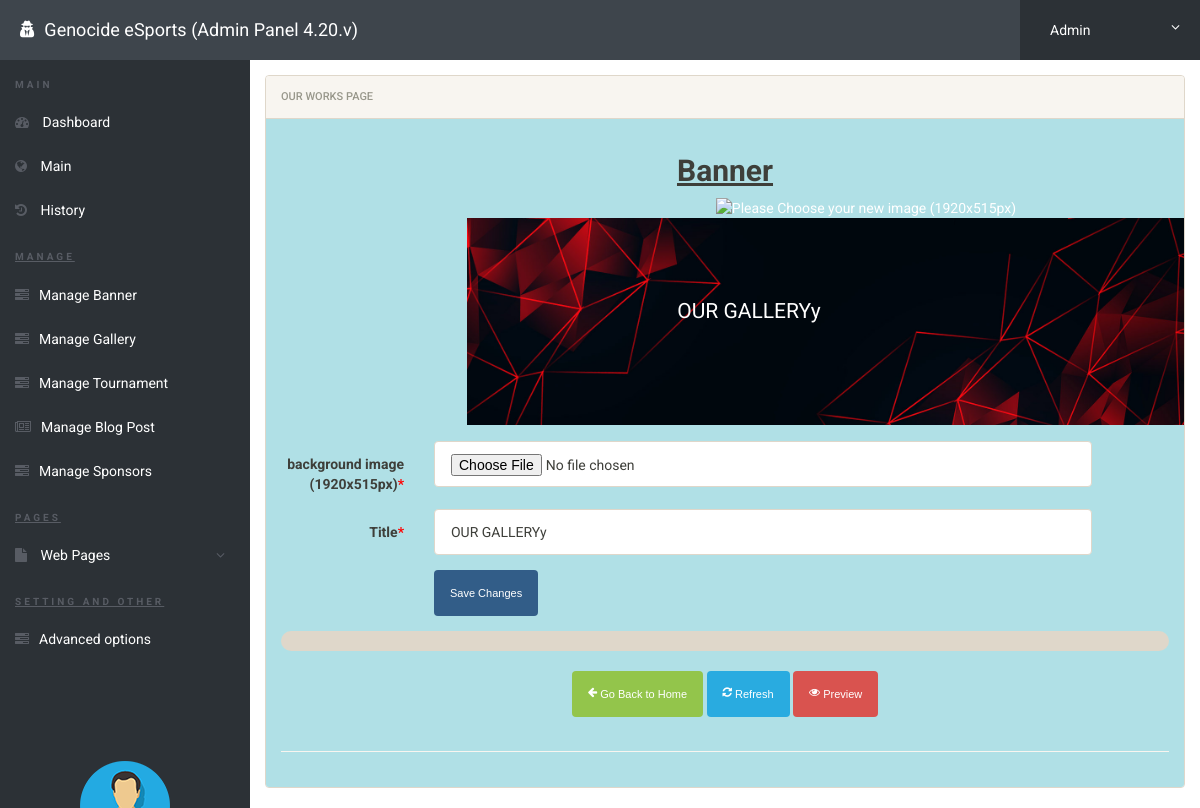
The page /gncadmin/gallery-page.php (signed in) on the database its author committed.
### tables this page shows
CREATE TABLE `gallery_page_head` (
  `id` int(11) NOT NULL,
  `back_img` varchar(1000) NOT NULL,
  `title` varchar(50) NOT NULL
);

### gncadmin/gallery-page.php (the view, shortened to what this page needs)
<?php
include('includes/config.php');
if(strlen($_SESSION['alogin'])==0)
	{
header('location:index.php');
}
else{
?>
<!doctype html>
<html lang="en" class="no-js">
<head>
	<link rel="stylesheet" href="css/font-awesome.min.css">
	<link rel="stylesheet" href="css/bootstrap.min.css">
	<link rel="stylesheet" href="css/dataTables.bootstrap.min.css">
	<link rel="stylesheet" href="css/bootstrap-social.css">
	<link rel="stylesheet" href="css/bootstrap-select.css">
	<link rel="stylesheet" href="css/fileinput.min.css">
	<link rel="stylesheet" href="css/awesome-bootstrap-checkbox.css">
	<link rel="stylesheet" href="css/style.css">
	<link rel="stylesheet" href="https://cdnjs.cloudflare.com/ajax/libs/font-awesome/4.7.0/css/font-awesome.min.css">
<link class="jsbin" href="http://ajax.googleapis.com/ajax/libs/jqueryui/1/themes/base/jquery-ui.css" rel="stylesheet" type="text/css" />
</head>
<body>
<?php
		$sql = "SELECT * from gallery_page_head where id = 1";
		$query = $dbh -> prepare($sql);
		$query->execute();
		$result=$query->fetch(PDO::FETCH_OBJ);
?>
	<?php include('includes/header.php');?>
	<div class="ts-main-content">
	<?php include('includes/leftbar.php');?>
		<div class="content-wrapper">
			<div class="container-fluid">
				<div class="row">
					<div class="col-md-12">
						<div class="row">
							<div class="col-md-12">
								<div class="panel panel-default">
									<div class="panel-heading">OUR WORKS PAGE</div>
									<div class="panel-body" style="background-color:powderblue;">
										<h2><center><u><b>Banner</b></u></center></h2>
										<form method="post" class="form-horizontal" enctype="multipart/form-data" name="imgform">
										<div class="container">
										<img id="blah" src="#" alt=" Please Choose your new image (1920x515px)" /><br>
										  <div2>
										  <img src="../images/background/<?php echo htmlentities($result->back_img);?>" alt="Snow" style="width:70%;">
										  </div2>
										  <div class="centered"><?php echo htmlentities($result->title);?></div>
										</div>
										<div class="form-group">
											<div class="col-sm-9 col-sm-offset-2">
											</div>
										</div>
										<div class="form-group">
											<label class="col-sm-2 control-label">background image (1920x515px)<span style="color:red">*</span></label>
											<div class="col-sm-9">
											<input type="file" name="back_img" class="form-control" id="back_img" onchange="readURL(this);">
											</div>
										</div>
										<div class="form-group">
											<label class="col-sm-2 control-label">Title<span style="color:red">*</span></label>
											<div class="col-sm-9">
											<input type="text" name="title" placeholder="Post Title (Do not use more than 100 words)" class="form-control" value="<?php echo htmlentities($result->title);?>">
											</div>
										</div>
										<div class="form-group">
											<div class="col-sm-8 col-sm-offset-2">
												<button class="btn btn-primary" name="submit" type="submit" onclick="postFile()">Save Changes</button>
											</div>
										</div>
									</form>
									<div id="progress-bar-file1" class="progress"></div>
										<center>
											<div class="col-sm-12 col-sm-offset-0">
												<a href="dashboard.php"><button class="btn btn-success"><i class="fa fa-arrow-left"></i> Go Back to Home</button></a>
												<a href="our-works-page.php"><button class="btn btn-info"><i class="fa fa-refresh"></i> Refresh</button></a>
												<button class="btn btn-danger" id="myBtn"><i class="fa fa-eye"></i> Preview </button>
											</div>
										</center><br><br><br>
									<hr>
									</div>
								</div>
							</div>
						</div>
					</div>
				</div>
			</div>
		</div>
	</div>
</body>
</html>
<?php } ?>

### gncadmin/css/style.css (style rules this page uses)
html { font-size: 14px; }
@media only screen and (min-width: 480px) { html { font-size: 17px; } }
@media only screen and (min-width: 768px) { html { font-size: 14px; } }
body { font-size: 1em; }
a { color: #37a6c4; }
.btn { font-family: 'Oswald', sans-serif; }
.btn i { position: relative; top: -2px; }
.panel { overflow: hidden; }
.btn { text-transform: none; }
.ts-main-content .content-wrapper { padding-top: 15px; margin-top: 60px; }
@media only screen and (min-width: 992px) { .ts-main-content .content-wrapper { margin-left: 250px; } }

### gncadmin/gallery-page.php (style rules this page uses)
.container { position: relative; text-align: center; color: white; }
.centered { position: absolute; top: 50%; left: 40%; transform: translate(-50%, -50%); font-size: 150%; }

### rows shown on the page
gallery_page_head: back_img (picture), title "OUR GALLERYy"
